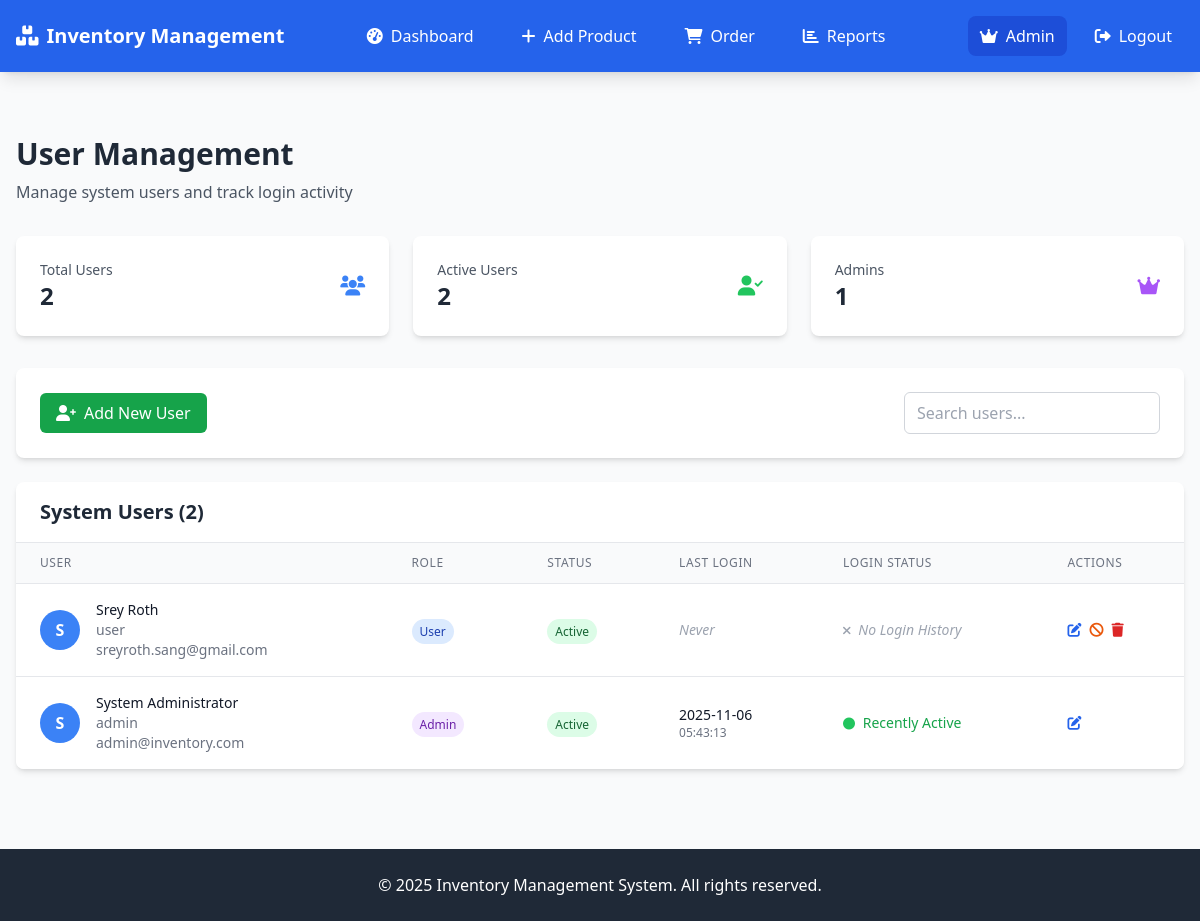
/admin/users (signed in), run on an earlier commit of the app's database.
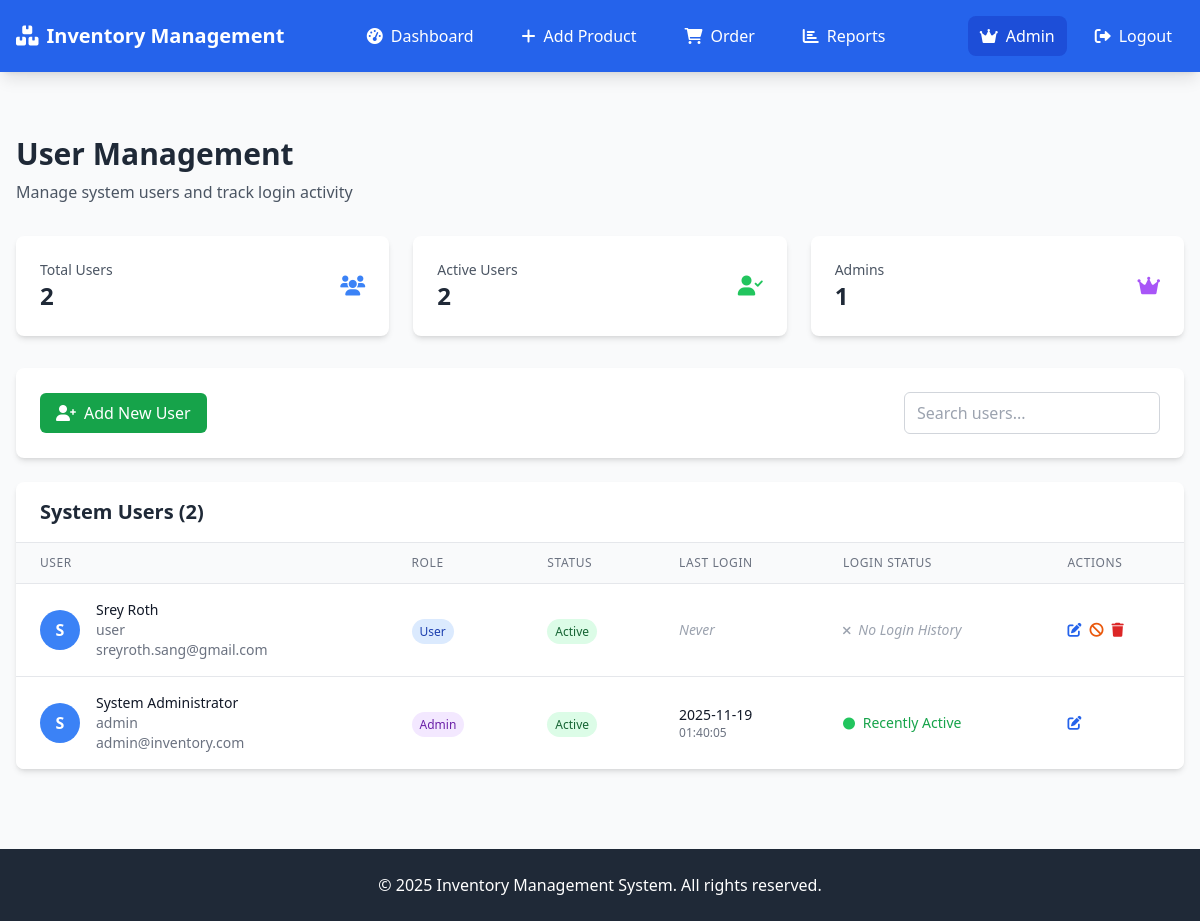
And on a later commit of the database.
### models.py (models this page shows, shortened)
class User(UserMixin, db.Model):
    __tablename__ = 'users'
    id = db.Column(db.Integer, primary_key=True)
    username = db.Column(db.String(80), unique=True, nullable=False)
    email = db.Column(db.String(120), unique=True, nullable=False)
    password_hash = db.Column(db.String(128))
    first_name = db.Column(db.String(50))
    last_name = db.Column(db.String(50))
    phone = db.Column(db.String(20))
    role = db.Column(db.String(20), default='user')
    is_active = db.Column(db.Boolean, default=True)
    last_login = db.Column(db.DateTime)  # Make sure this field exists
    created_at = db.Column(db.DateTime, default=datetime.utcnow)
    updated_at = db.Column(db.DateTime, default=datetime.utcnow, onupdate=datetime.utcnow)
    def is_admin(self):
        return self.role == 'admin'

### app.py (the view)
    @login_required
    def decorated_function(*args, **kwargs):
        if not current_user.is_admin():
            flash('Admin access required.', 'error')
            return redirect('/')
        return f(*args, **kwargs)

### app.py (called while the page is built)
@login_manager.user_loader
def load_user(user_id):
    return User.query.get(int(user_id))

def admin_required(f):
    @login_required
    def decorated_function(*args, **kwargs):
        if not current_user.is_admin():
            flash('Admin access required.', 'error')
            return redirect('/')
        return f(*args, **kwargs)
    decorated_function.__name__ = f.__name__
    return decorated_function

@app.route('/admin/users')
@admin_required
def admin_users():
    users = User.query.order_by(User.created_at.desc()).all()
    return render_template('admin_users.html', users=users)

### templates/admin_users.html (shortened to what this page needs)
{% extends "base.html" %}
{% block content %}
<div class="mb-8">
    <h1 class="text-3xl font-bold text-gray-800 mb-2">User Management</h1>
    <p class="text-gray-600">Manage system users and track login activity</p>
</div>
<div class="grid grid-cols-1 md:grid-cols-3 gap-6 mb-8">
    <div class="bg-white rounded-lg shadow-md p-6">
        <div class="flex items-center justify-between">
            <div>
                <p class="text-sm font-medium text-gray-600">Total Users</p>
                <p class="text-2xl font-bold text-gray-800">{{ users|length | default(0) }}</p>
            </div>
            <i class="fas fa-users text-blue-500 text-xl"></i>
        </div>
    </div>
    <div class="bg-white rounded-lg shadow-md p-6">
        <div class="flex items-center justify-between">
            <div>
                <p class="text-sm font-medium text-gray-600">Active Users</p>
                <p class="text-2xl font-bold text-gray-800">{{ users|selectattr('is_active')|list|length | default(0) }}</p>
            </div>
            <i class="fas fa-user-check text-green-500 text-xl"></i>
        </div>
    </div>
    <div class="bg-white rounded-lg shadow-md p-6">
        <div class="flex items-center justify-between">
            <div>
                <p class="text-sm font-medium text-gray-600">Admins</p>
                <p class="text-2xl font-bold text-gray-800">{{ users|selectattr('role', 'equalto', 'admin')|list|length | default(0) }}</p>
            </div>
            <i class="fas fa-crown text-purple-500 text-xl"></i>
        </div>
    </div>
</div>
<div class="bg-white rounded-lg shadow-md p-6 mb-6">
    <div class="flex justify-between items-center">
        <div>
            <button onclick="openAddUserModal()" class="bg-green-600 text-white px-4 py-2 rounded-md hover:bg-green-700 transition duration-200">
                <i class="fas fa-user-plus mr-2"></i>Add New User
            </button>
        </div>
        <div class="flex space-x-2">
            <input type="text" id="userSearch" placeholder="Search users..."
                   class="px-3 py-2 border border-gray-300 rounded-md focus:outline-none focus:ring-2 focus:ring-blue-500 w-64">
        </div>
    </div>
</div>
<div class="bg-white rounded-lg shadow-md overflow-hidden">
    <div class="px-6 py-4 border-b border-gray-200">
        <h2 class="text-xl font-semibold text-gray-800">System Users ({{ users|length | default(0) }})</h2>
    </div>
    {% if users %}
    <div class="overflow-x-auto">
        <table class="min-w-full divide-y divide-gray-200">
            <thead class="bg-gray-50">
                <tr>
                    <th class="px-6 py-3 text-left text-xs font-medium text-gray-500 uppercase tracking-wider">User</th>
                    <th class="px-6 py-3 text-left text-xs font-medium text-gray-500 uppercase tracking-wider">Role</th>
                    <th class="px-6 py-3 text-left text-xs font-medium text-gray-500 uppercase tracking-wider">Status</th>
                    <th class="px-6 py-3 text-left text-xs font-medium text-gray-500 uppercase tracking-wider">Last Login</th>
                    <th class="px-6 py-3 text-left text-xs font-medium text-gray-500 uppercase tracking-wider">Login Status</th>
                    <th class="px-6 py-3 text-left text-xs font-medium text-gray-500 uppercase tracking-wider">Actions</th>
                </tr>
            </thead>
            <tbody class="bg-white divide-y divide-gray-200">
                {% for user in users %}
                <tr class="hover:bg-gray-50">
                    <td class="px-6 py-4 whitespace-nowrap">
                        <div class="flex items-center">
                            <div class="flex-shrink-0 h-10 w-10 bg-blue-500 rounded-full flex items-center justify-center text-white font-bold">
                                {{ user.first_name[0] if user.first_name else user.username[0]|upper }}
                            </div>
                            <div class="ml-4">
                                <div class="text-sm font-medium text-gray-900">
                                    {{ user.first_name | default('') }} {{ user.last_name | default('') }}
                                </div>
                                <div class="text-sm text-gray-500">{{ user.username | default('') }}</div>
                                <div class="text-sm text-gray-500">{{ user.email | default('') }}</div>
                            </div>
                        </div>
                    </td>
                    <td class="px-6 py-4 whitespace-nowrap">
                        <span class="px-2 py-1 text-xs font-medium rounded-full
                            {% if user.role == 'admin' %}bg-purple-100 text-purple-800
                            {% else %}bg-blue-100 text-blue-800{% endif %}">
                            {{ user.role|title | default('User') }}
                        </span>
                    </td>
                    <td class="px-6 py-4 whitespace-nowrap">
                        <span class="px-2 py-1 text-xs font-medium rounded-full
                            {% if user.is_active %}bg-green-100 text-green-800
                            {% else %}bg-red-100 text-red-800{% endif %}">
                            {{ 'Active' if user.is_active else 'Inactive' }}
                        </span>
                    </td>
                    <td class="px-6 py-4 whitespace-nowrap text-sm text-gray-900">
                        {% if user.last_login %}
                            <div class="flex flex-col">
                                <span class="font-medium">{{ user.last_login.strftime('%Y-%m-%d') }}</span>
                                <span class="text-gray-500 text-xs">{{ user.last_login.strftime('%H:%M:%S') }}</span>
                            </div>
                        {% else %}
                            <span class="text-gray-400 italic">Never</span>
                        {% endif %}
                    </td>
                    <td class="px-6 py-4 whitespace-nowrap text-sm text-gray-500">
                        {% if user.last_login %}
                            {% if user.is_active %}
                                <span class="text-green-600 font-medium">
                                    <i class="fas fa-circle mr-1 text-green-500 text-xs"></i>
                                    Recently Active
                                </span>
                            {% else %}
                                <span class="text-gray-600">
                                    <i class="fas fa-clock mr-1 text-gray-500 text-xs"></i>
                                    Has Logged In
                                </span>
                            {% endif %}
                        {% else %}
                            <span class="text-gray-400 italic">
                                <i class="fas fa-times mr-1 text-gray-400 text-xs"></i>
                                No Login History
                            </span>
                        {% endif %}
                    </td>
                    <td class="px-6 py-4 whitespace-nowrap text-sm font-medium">
                        <div class="flex space-x-2">
                            <button onclick="editUser({{ user.id }})" class="text-blue-600 hover:text-blue-900" title="Edit User">
                                <i class="fas fa-edit"></i>
                            </button>
                            {% if user.id != current_user.id %}
                            <button onclick="toggleUserStatus({{ user.id }}, {{ user.is_active|lower }})"
                                    class="{% if user.is_active %}text-orange-600 hover:text-orange-900{% else %}text-green-600 hover:text-green-900{% endif %}"
                                    title="{{ 'Deactivate' if user.is_active else 'Activate' }} User">
                                <i class="fas fa-{% if user.is_active %}ban{% else %}check{% endif %}"></i>
                            </button>
                            <button onclick="deleteUser({{ user.id }})" class="text-red-600 hover:text-red-900" title="Delete User">
                                <i class="fas fa-trash"></i>
                            </button>
                            {% endif %}
                        </div>
                    </td>
                </tr>
                {% endfor %}
            </tbody>
        </table>
    </div>
    {% endif %}
</div>
{% endblock %}

### templates/base.html (shortened to what this page needs)
<!DOCTYPE html>
<html lang="en">
  <head>
    <script src="https://cdn.tailwindcss.com"></script>
    <link
      href="https://cdnjs.cloudflare.com/ajax/libs/font-awesome/6.0.0/css/all.min.css"
      rel="stylesheet"
    />
    <a href="/create-order" class="bg-green-500 text-white px-4 py-2 rounded">
    </a>
  </head>
  <body class="bg-gray-50">
    <nav
      class="bg-blue-600 text-white shadow-lg fixed top-0 left-0 right-0 z-50"
    >
      <div class="max-w-7xl mx-auto px-4">
        <div class="flex justify-between items-center py-4">
          <div class="flex items-center space-x-2">
            <i class="fas fa-boxes text-xl"></i>
            <h1 class="text-xl font-bold">Inventory Management</h1>
          </div>
          {% if current_user.is_authenticated %}
          <div class="flex space-x-6">
            <a
              href="/"
              class="hover:text-blue-200 transition duration-200 py-2 px-3 rounded-lg {% if request.path == '/' %}bg-blue-700{% endif %}"
            >
              <i class="fas fa-tachometer-alt mr-2"></i>Dashboard
            </a>
            <a
              href="/add-product"
              class="hover:text-blue-200 transition duration-200 py-2 px-3 rounded-lg {% if request.path == '/add-product' %}bg-blue-700{% endif %}"
            >
              <i class="fas fa-plus mr-2"></i>Add Product
            </a>
            <a
              href="/orders"
              class="hover:text-blue-200 transition duration-200 py-2 px-3 rounded-lg {% if request.path.startswith('/orders') %}bg-blue-700{% endif %}"
            >
              <i class="fas fa-shopping-cart mr-2"></i>Order
            </a>
            <a
              href="/report"
              class="hover:text-blue-200 transition duration-200 py-2 px-3 rounded-lg {% if request.path == '/report' %}bg-blue-700{% endif %}"
            >
              <i class="fas fa-chart-bar mr-2"></i>Reports
            </a>
          </div>
          <div class="flex items-center space-x-4">
            {% if current_user.is_authenticated and current_user.is_admin() %}
            <a
              href="/admin"
              class="hover:text-blue-200 transition duration-200 py-2 px-3 rounded-lg {% if request.path.startswith('/admin') %}bg-blue-700{% endif %}"
            >
              <i class="fas fa-crown mr-2"></i>Admin
            </a>
            {% endif %}
            <a
              href="/logout"
              class="hover:text-blue-200 transition duration-200 py-2 px-3 rounded-lg"
            >
              <i class="fas fa-sign-out-alt mr-2"></i>Logout
            </a>
          </div>
          {% endif %}
        </div>
      </div>
    </nav>
    <div class="h-20"></div>
    <main class="max-w-7xl mx-auto px-4 py-8">
      {% block content %}{% endblock %}
    </main>
    <footer class="bg-gray-800 text-white py-6 mt-12">
      <div class="max-w-7xl mx-auto px-4 text-center">
        <p>&copy; 2025 Inventory Management System. All rights reserved.</p>
      </div>
    </footer>
  </body>
</html>

What changed in the data, as far as the page shows it:
changed User "System": last_login "2025-11-06" → "2025-11-19"; last_login "05:43:13" → "01:40:05"
